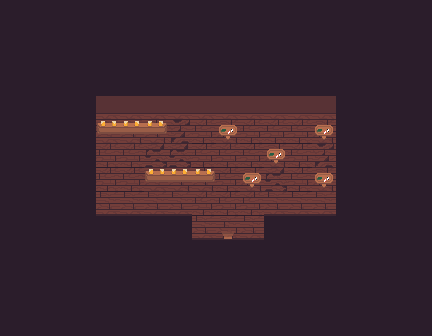

Below is a game level as drawn by its tile map, then a one-line description and the .tmx file that defines it, in full:
An orthogonal 18x14 tile map with 24x24 px tiles, 1 tile layer (Tile Layer 1).

<map version="1.0" tiledversion="1.1.4" orientation="orthogonal" renderorder="right-down" width="18" height="14" tilewidth="24" tileheight="24" infinite="0" nextobjectid="1">
 <tileset firstgid="1" source="Interior.tsx" />
 <layer name="Tile Layer 1" width="18" height="14">
  <data encoding="csv">
28,28,28,28,28,28,28,28,28,28,28,28,28,28,28,28,28,28,
28,28,28,28,28,28,28,28,28,28,28,28,28,28,28,28,28,28,
28,28,28,28,28,28,28,28,28,28,28,28,28,28,28,28,28,28,
28,28,28,28,28,28,28,28,28,28,28,28,28,28,28,28,28,28,
28,28,28,28,1,1,1,1,1,1,1,1,1,1,28,28,28,28,
28,28,28,28,7,8,9,4,22,16,22,22,22,16,28,28,28,28,
28,28,28,28,22,22,3,3,22,22,22,16,22,4,28,28,28,28,
28,28,28,28,22,22,7,8,9,22,16,3,22,16,28,28,28,28,
28,28,28,28,25,25,25,25,22,22,22,25,25,25,28,28,28,28,
28,28,28,28,28,28,28,28,25,26,25,28,28,28,28,28,28,28,
28,28,28,28,28,28,28,28,28,28,28,28,28,28,28,28,28,28,
28,28,28,28,28,28,28,28,28,28,28,28,28,28,28,28,28,28,
28,28,28,28,28,28,28,28,28,28,28,28,28,28,28,28,28,28,
28,28,28,28,28,28,28,28,28,28,28,28,28,28,28,28,28,28
</data>
 </layer>
</map>
